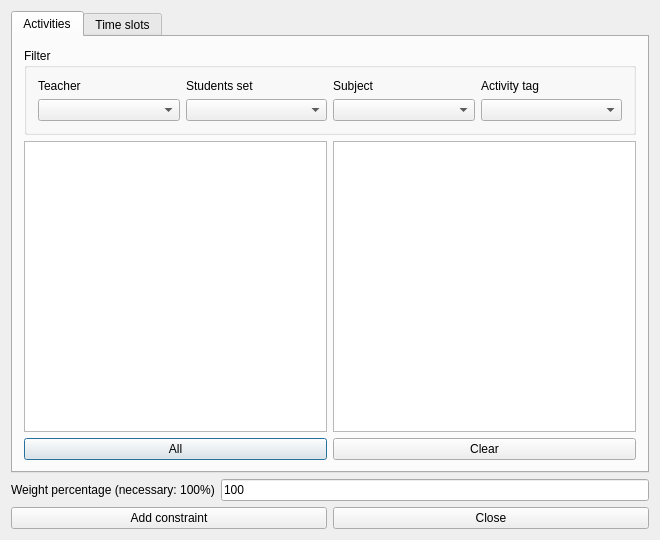
<?xml version="1.0" encoding="UTF-8"?>
<ui version="4.0">
 <class>AddConstraintActivitiesOccupyMaxTimeSlotsFromSelectionForm_template</class>
 <widget class="QDialog" name="AddConstraintActivitiesOccupyMaxTimeSlotsFromSelectionForm_template">
  <property name="geometry">
   <rect>
    <x>0</x>
    <y>0</y>
    <width>660</width>
    <height>540</height>
   </rect>
  </property>
  <property name="windowTitle">
   <string extracomment="This is the title of the dialog to add a new constraint of this type">Add activities occupy max time slots from selection</string>
  </property>
  <layout class="QGridLayout" name="gridLayout_4">
   <item row="0" column="0">
    <widget class="QTabWidget" name="tabWidget">
     <property name="currentIndex">
      <number>0</number>
     </property>
     <widget class="QWidget" name="tab">
      <attribute name="title">
       <string>Activities</string>
      </attribute>
      <layout class="QGridLayout" name="gridLayout_5">
       <item row="0" column="0">
        <widget class="QGroupBox" name="filterGroupBox">
         <property name="title">
          <string>Filter</string>
         </property>
         <layout class="QGridLayout" name="gridLayout_3">
          <item row="0" column="0">
           <widget class="QLabel" name="teachersTextLabel">
            <property name="text">
             <string>Teacher</string>
            </property>
            <property name="wordWrap">
             <bool>false</bool>
            </property>
           </widget>
          </item>
          <item row="0" column="1">
           <widget class="QLabel" name="studentsTextLabel">
            <property name="text">
             <string>Students set</string>
            </property>
            <property name="wordWrap">
             <bool>false</bool>
            </property>
           </widget>
          </item>
          <item row="0" column="2">
           <widget class="QLabel" name="subjectsTextLabel">
            <property name="text">
             <string>Subject</string>
            </property>
            <property name="wordWrap">
             <bool>false</bool>
            </property>
           </widget>
          </item>
          <item row="0" column="3">
           <widget class="QLabel" name="activityTagsTextLabel">
            <property name="text">
             <string>Activity tag</string>
            </property>
            <property name="wordWrap">
             <bool>false</bool>
            </property>
           </widget>
          </item>
          <item row="1" column="0">
           <widget class="QComboBox" name="teachersComboBox"/>
          </item>
          <item row="1" column="1">
           <widget class="QComboBox" name="studentsComboBox"/>
          </item>
          <item row="1" column="2">
           <widget class="QComboBox" name="subjectsComboBox"/>
          </item>
          <item row="1" column="3">
           <widget class="QComboBox" name="activityTagsComboBox"/>
          </item>
         </layout>
        </widget>
       </item>
       <item row="1" column="0">
        <layout class="QHBoxLayout" name="horizontalLayout_3">
         <item>
          <layout class="QVBoxLayout" name="verticalLayout_2">
           <item>
            <widget class="QListWidget" name="allActivitiesListWidget"/>
           </item>
           <item>
            <widget class="QPushButton" name="addAllActivitiesPushButton">
             <property name="text">
              <string comment="Text on a button. It refers to adding all activities from the list above this button into the current constraint">All</string>
             </property>
            </widget>
           </item>
          </layout>
         </item>
         <item>
          <layout class="QVBoxLayout" name="verticalLayout">
           <item>
            <widget class="QListWidget" name="selectedActivitiesListWidget"/>
           </item>
           <item>
            <widget class="QPushButton" name="clearPushButton">
             <property name="text">
              <string>Clear</string>
             </property>
            </widget>
           </item>
          </layout>
         </item>
        </layout>
       </item>
      </layout>
     </widget>
     <widget class="QWidget" name="tab_2">
      <attribute name="title">
       <string>Time slots</string>
      </attribute>
      <layout class="QGridLayout" name="gridLayout_6">
       <item row="0" column="0">
        <widget class="QTableWidget" name="selectedTimesTable"/>
       </item>
       <item row="1" column="0">
        <layout class="QHBoxLayout" name="horizontalLayout_2">
         <item>
          <layout class="QGridLayout" name="gridLayout">
           <item row="0" column="0" colspan="2">
            <widget class="QLabel" name="label">
             <property name="text">
              <string extracomment="This is an explanation in a dialog for a constraint. It says that symbol X means that this slot is not allowed, and an empty cell means that the slot is allowed">X=selected, empty=not selected</string>
             </property>
            </widget>
           </item>
           <item row="1" column="0">
            <widget class="QPushButton" name="setAllSelectedPushButton">
             <property name="text">
              <string>Select all</string>
             </property>
            </widget>
           </item>
           <item row="1" column="1">
            <widget class="QPushButton" name="setAllUnselectedPushButton">
             <property name="text">
              <string>Unselect all</string>
             </property>
            </widget>
           </item>
          </layout>
         </item>
         <item>
          <spacer name="horizontalSpacer">
           <property name="orientation">
            <enum>Qt::Horizontal</enum>
           </property>
           <property name="sizeHint" stdset="0">
            <size>
             <width>40</width>
             <height>20</height>
            </size>
           </property>
          </spacer>
         </item>
         <item>
          <widget class="QGroupBox" name="maxOccupiedGroupBox">
           <property name="title">
            <string comment="It refers to the max number of occupied time slots">Max occupied</string>
           </property>
           <layout class="QGridLayout" name="gridLayout_2">
            <item row="0" column="0">
             <widget class="QSpinBox" name="maxOccupiedSpinBox"/>
            </item>
           </layout>
          </widget>
         </item>
        </layout>
       </item>
      </layout>
     </widget>
    </widget>
   </item>
   <item row="1" column="0">
    <layout class="QHBoxLayout" name="weightBoxLayout">
     <item>
      <widget class="QLabel" name="weightTextLabel">
       <property name="frameShape">
        <enum>QFrame::NoFrame</enum>
       </property>
       <property name="frameShadow">
        <enum>QFrame::Plain</enum>
       </property>
       <property name="text">
        <string>Weight percentage (necessary: 100%)</string>
       </property>
       <property name="wordWrap">
        <bool>false</bool>
       </property>
      </widget>
     </item>
     <item>
      <widget class="QLineEdit" name="weightLineEdit">
       <property name="text">
        <string notr="true">100</string>
       </property>
      </widget>
     </item>
    </layout>
   </item>
   <item row="2" column="0">
    <layout class="QHBoxLayout" name="horizontalLayout">
     <item>
      <widget class="QPushButton" name="addConstraintPushButton">
       <property name="text">
        <string>Add constraint</string>
       </property>
      </widget>
     </item>
     <item>
      <widget class="QPushButton" name="closePushButton">
       <property name="text">
        <string>Close</string>
       </property>
      </widget>
     </item>
    </layout>
   </item>
  </layout>
 </widget>
 <layoutdefault spacing="6" margin="11"/>
 <resources/>
 <connections/>
</ui>
